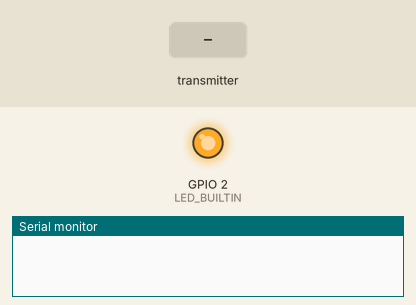
A sketch run on a simulated ESP8266 (NodeMCU). On the bench: output pins drawn as LEDs (lit = HIGH, except the on-board LED, lit = LOW), the last lines printed to the serial monitor. Inputs (shaded band) come from the test bench.

Above: at 1.2 s.
1.3 s: the transmitter starts sending id = 0
At 2.5 s:
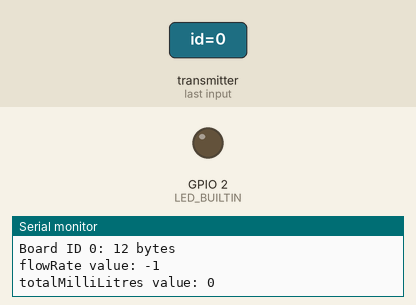
Timing chart, 0 to 9.2 s (numbered marks = the images above; inputs shaded):
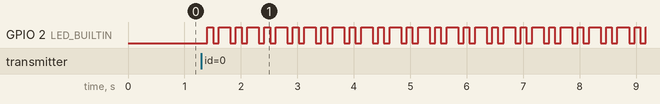

The sketch:

esp_now_rcvr_with_thinger_io.ino
```cpp
#include <ThingerESP8266.h>
#include <ESP8266WiFi.h>
#include <espnow.h>


#define USERNAME "mavilog"
#define DEVICE_ID "NodeMCU"
#define DEVICE_CREDENTIAL "zBY4$20U+D8_z8n7"
#define SSID "Starfire"
#define SSID_PASSWORD "12345678"


//#define DEVICE_ID2 "NodeMCU2"
//#define DEVICE_CREDENTIAL2 "iCN%ULwzhw%hi#po"


ThingerESP8266 thing(USERNAME, DEVICE_ID, DEVICE_CREDENTIAL);
float flowRate;
unsigned long totalMilliLitres;


// Structure example to send data
// Must match the receiver structure
typedef struct struct_message {
    int id;
    float flowRate;
    unsigned long totalMilliLitres;
} struct_message;


// Create a struct_message called myData
struct_message myData;

//// Create a structure to hold the readings from each board
//struct_message board1;
//struct_message board2;
//
//// Create an array with all the structures
//struct_message boardsStruct[2] = {board1, board2};

struct_message boardsStruct[2];

// Callback function that will be executed when data is received
void OnDataRecv(uint8_t * mac_addr, uint8_t *incomingData, uint8_t len) {
  char macStr[18];
  Serial.print("Packet received from: ");
  snprintf(macStr, sizeof(macStr), "%02x:%02x:%02x:%02x:%02x:%02x",
           mac_addr[0], mac_addr[1], mac_addr[2], mac_addr[3], mac_addr[4], mac_addr[5]);
  Serial.println(macStr);
  memcpy(&myData, incomingData, sizeof(myData));
  Serial.printf("Board ID %u: %u bytes\n", myData.id, len);
  // Update the structures with the new incoming data
  boardsStruct[myData.id-1].flowRate = myData.flowRate;
  boardsStruct[myData.id-1].totalMilliLitres = myData.totalMilliLitres;
  Serial.printf("flowRate value: %d \n", boardsStruct[myData.id-1].flowRate);
  Serial.printf("totalMilliLitres value: %d \n", boardsStruct[myData.id-1].totalMilliLitres);
  Serial.println();

  digitalWrite(LED_BUILTIN, LOW);    // turn the LED off by making the voltage LOW
  delay(100);                       // wait for a second
  digitalWrite(LED_BUILTIN, HIGH);   // turn the LED on (HIGH is the voltage level)
  delay(100);                       // wait for a second

  if(myData.id == 1){
    thing["data"] >> [](pson& out){
      out["Flow Rate 1"] = myData.flowRate;
      out["Total 1"]= myData.totalMilliLitres;
    };
    thing.handle();
    thing.stream(thing["data"]);
  }
  else if(myData.id == 2){
    thing["data"] >> [](pson& out){
      out["Flow Rate 2"] = myData.flowRate;
      out["Total 2"]= myData.totalMilliLitres;
    };
    thing.handle();
    thing.stream(thing["data"]);
  }

  digitalWrite(LED_BUILTIN, LOW);    // turn the LED off by making the voltage LOW
  delay(100);                       // wait for a second
  digitalWrite(LED_BUILTIN, HIGH);   // turn the LED on (HIGH is the voltage level)
}

void setup() {
  // Initialize Serial Monitor
  Serial.begin(115200);
  thing.add_wifi(SSID, SSID_PASSWORD);

  flowRate = 10.0;
  totalMilliLitres = 50;

  // Set device as a Wi-Fi Station
  WiFi.mode(WIFI_STA);
  WiFi.disconnect();

  // Init ESP-NOW
  if (esp_now_init() != 0) {
    Serial.println("Error initializing ESP-NOW");
    return;
  }

  // Once ESPNow is successfully Init, we will register for recv CB to
  // get recv packer info
  esp_now_set_self_role(ESP_NOW_ROLE_SLAVE);
  esp_now_register_recv_cb(OnDataRecv);

  pinMode(LED_BUILTIN, OUTPUT);
}

void loop(){


}
```

Measured:
- after the input at 1.3 s, GPIO 2 (LED_BUILTIN): LOW → HIGH after 0.11 s, then repeats every 0.50 s: LOW 0.10 s, HIGH 0.20 s, LOW 0.10 s, HIGH 0.10 s
